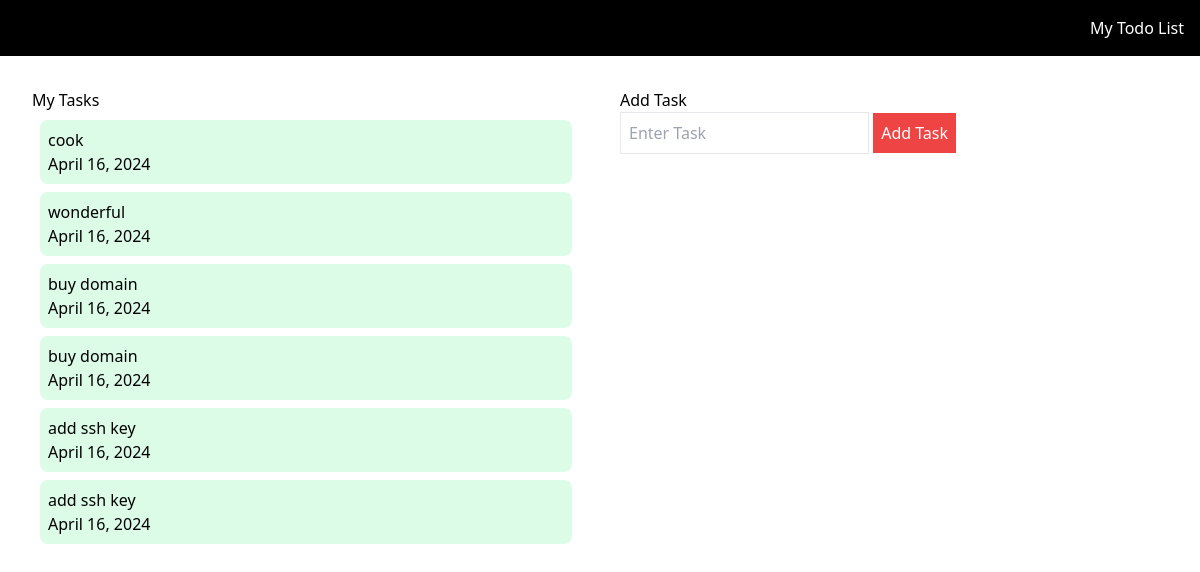
The page / on the database its author committed.
### home/models.py (models this page shows)
class To_do(models.Model):
    task = models.TextField()
    date = models.DateField(auto_now_add=True)
    status = models.IntegerField(default=0)

### home/views.py (the view)
# urls.py: path('', home_page, name='home_page'),
def home_page(request):
    if request.method == 'POST':
        new_task = request.POST['newtask']
        add_task = To_do(task = new_task)
        add_task.save()
    all_todo = To_do.objects.all()
    context = {
            "all_todo": all_todo,
    }
    return render(request, 'index.html', context)

### home/templates/index.html (shortened to what this page needs)
<!DOCTYPE html>
<html lang="en">
<head>
    <script src="https://cdn.tailwindcss.com"></script>
</head>
<body>
    <nav class="p-4 flex gap-2 items-center bg-black text-white justify-end">
        <a href="/">My Todo List</a>
    </nav>
    <div class="p-4 grid grid-cols-2 gap-2">
        <div class="p-4">
            <h1>My Tasks</h1>
            {% for todo in all_todo %}
                <div class="bg-green-100 p-2 rounded-lg m-2 text-re-800">
                    <h2>{{ todo.task }}</h2>
                    <p>{{ todo.date }}</p>
                </div>
            {% endfor %}
        </div>
        <div class="p-4">
            <h1>Add Task</h1>
            <form  method="post">
                <input class="border p-2" type="text" name="newtask" placeholder="Enter Task">
                <button class="p-2 bg-red-500 text-white" type="submit">Add Task</button>
            </form>
        </div>
    </div>
</body>
</html>

### rows shown on the page
To_do: task "cook", date "April 16, 2024"
To_do: task "wonderful", date "April 16, 2024"
To_do: task "buy domain", date "April 16, 2024"
To_do: task "buy domain", date "April 16, 2024"
To_do: task "add ssh key", date "April 16, 2024"
To_do: task "add ssh key", date "April 16, 2024"
